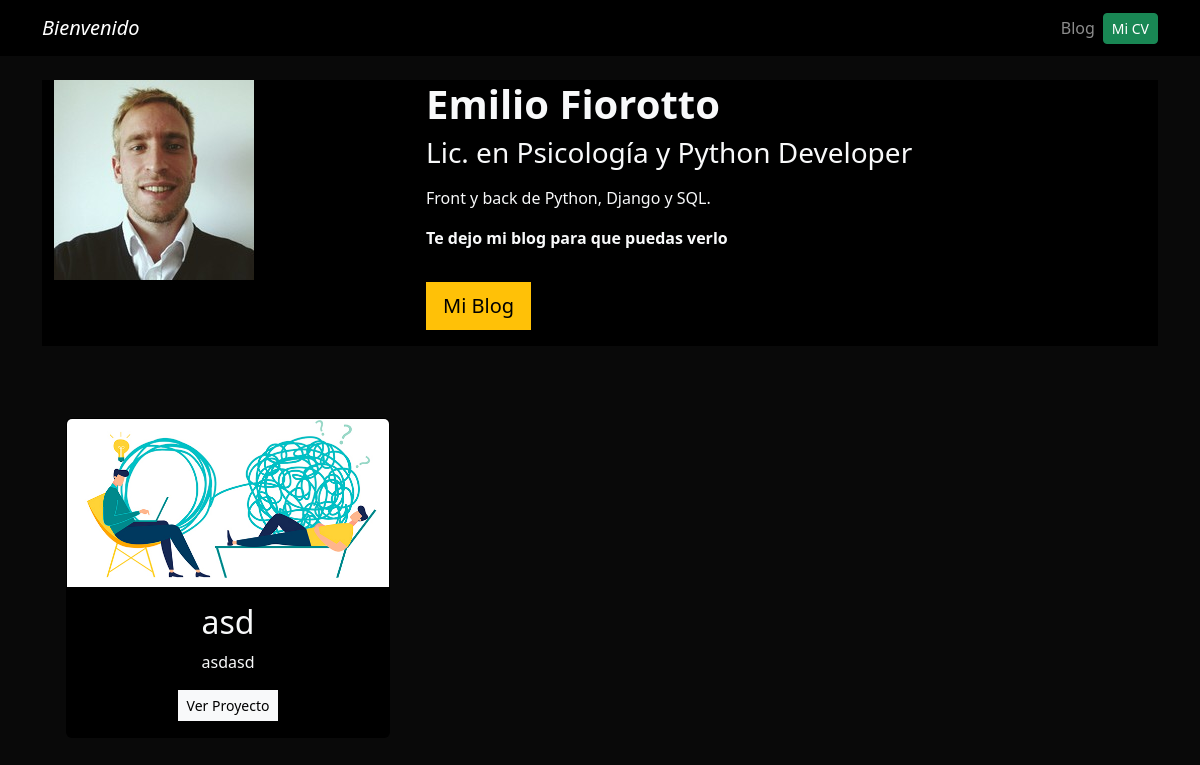
Before: / with the older database file.
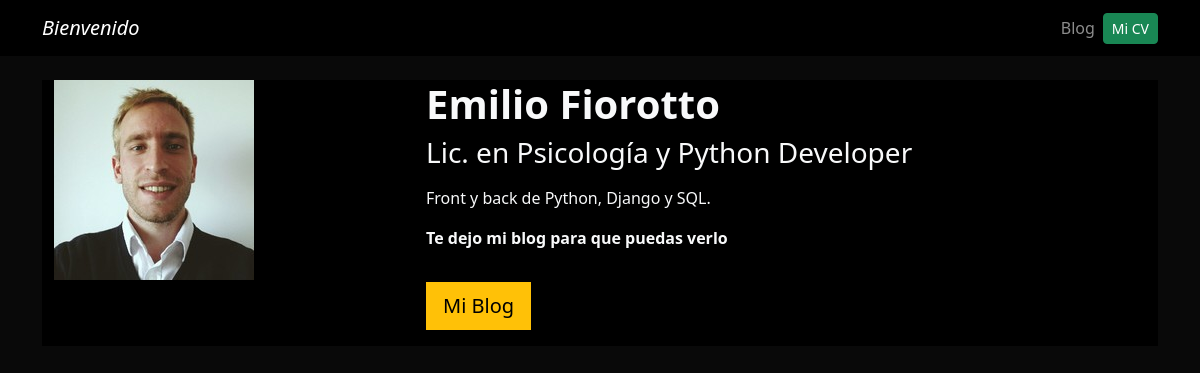
After: the same page with the newer database file.
### portfolio/models.py (models this page shows)
class Project(models.Model):
    title = CharField(max_length=100)
    description = CharField(max_length=250)
    image = ImageField(upload_to='portfolio/images')
    url = URLField(blank=True)

### portfolio/views.py (the view)
# urls.py: 2. Add a URL to urlpatterns:  path('', views.home, name='home')
def home(request):
    projects = Project.objects.all()
    return render(request, 'home.html', {
        'projects': projects
    })

### portfolio/templates/home.html (shortened to what this page needs)
{% extends 'layout.html' %}
{% block content %}
{% load static %}
<header class="row bg-black">
    <div class="col-md-4">
        <img src="{% static 'portfolio/cv.jpg' %}" alt="">
    </div>
    <div class="col-md-8 my-auto">
        <h1> <strong>Emilio Fiorotto</strong></h1>
        <h3>Lic. en Psicología y Python Developer</h3>
            <p>Front y back de Python, Django y SQL.</p>
            <p><strong>Te dejo mi blog para que puedas verlo</strong></p>
        <a href="{% url 'blog:posts' %}" target="_blank" class= "btn btn-warning btn-lg rounded-0 my-3"> Mi Blog</a>
    </div>
</header>
<div class="row my-4 text-center">
    {% for project in projects %}
    <div class="col-md-4 p-4">
        <div class="card bg-black card-project">
        <img src="{{project.image.url}}" alt="{{project.title}}" class="card-img-top">
        <div class="card-body ">
            <h2>{{project.title}}</h2>
            <p>{{project.description}}</p>
            {% if project.url %}
            <a href="{{project.url}}" class="btn btn-light rounded-0 btn-sm" target="__blank" rel="noreferrer">Ver Proyecto</a>
         {% endif %}
        </div>
    </div>
</div>
    {% endfor %}
{% endblock %}

### portfolio/templates/layout.html (shortened to what this page needs)
{%load static%}
<!DOCTYPE html>
<html lang="en">
<head>
    <link href="https://cdn.jsdelivr.net/npm/bootstrap@5.2.2/dist/css/bootstrap.min.css" rel="stylesheet">
    <link rel="stylesheet" href="{% static 'main.css' %}">
</head>
<body class="text-light">
    {% include 'partials/navbar.html' %}
    <div class="container p-4">
        {% block content %}
        {% endblock %}
    </div>
</body>
</html>

### portfolio/templates/partials/navbar.html (shortened to what this page needs)
{% load static %}
<nav class="navbar navbar-expand-lg navbar-dark bg-black">
    <div class="container">
      <a class="navbar-brand fw-bolt fst-italic" href="/">Bienvenido</a>
      <div class="collapse navbar-collapse" id="navbarNav">
        <ul class="navbar-nav ms-auto">
          <li class="nav-item">
            <a class="nav-link" href="{% url 'blog:posts' %}">Blog</a>
          </li>
          <li class="nav-item d-flex align-items-center">
            <a class="btn btn-success btn-sm" href="{% static 'portfolio/CV 2023.pdf' %}" target="_blank">Mi CV</a>
          </li>
        </ul>
      </div>
    </div>
  </nav>

### portfolio/static/main.css (style rules this page uses)
body { background: #090909; }
.bg-black { background: #000; }

Changed rows visible on the page:
removed Project: image (picture), title "asd", description "asdasd"
